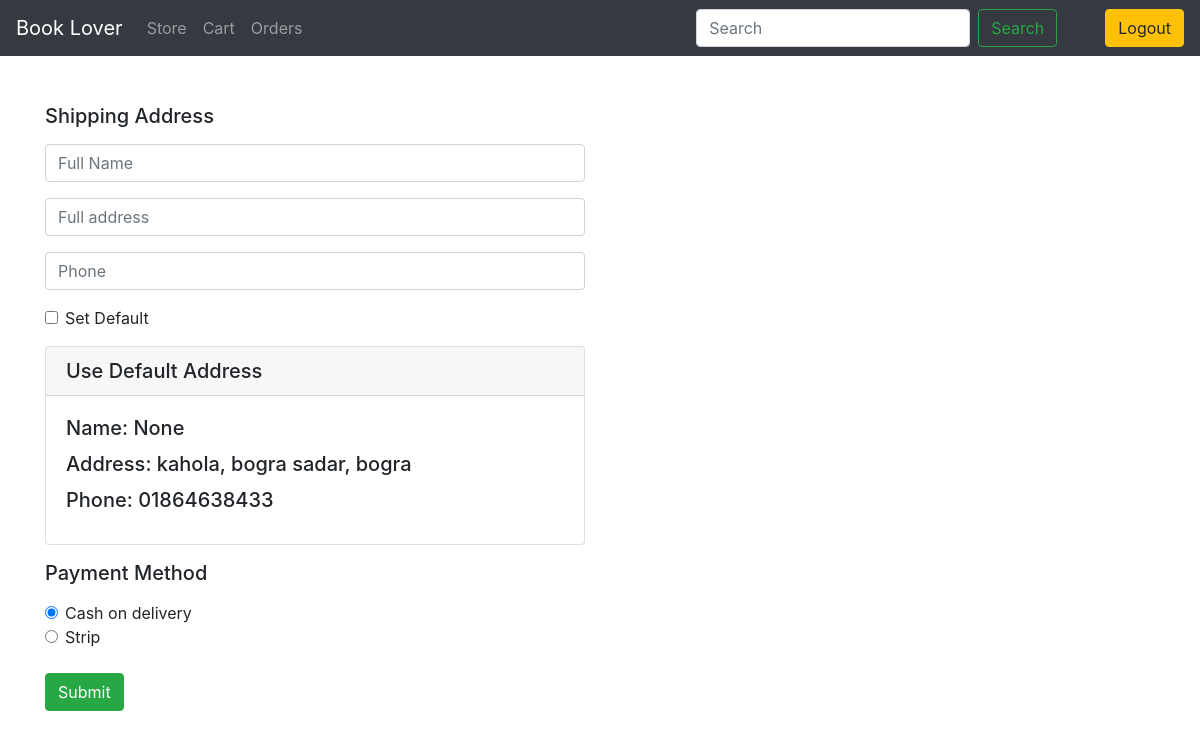
Page /checkout (signed in) on the committed database.
### store/models.py (models this page shows, shortened)
class Address(models.Model):
    user = models.ForeignKey(settings.AUTH_USER_MODEL,
                             on_delete=models.CASCADE)
    name = models.CharField(max_length=100, blank=True, null=True)
    full_address = models.CharField(max_length=100)
    phone = models.CharField(max_length=100)
    default = models.BooleanField(default=False)

### store/views.py (the view, shortened to what this page needs)
# urls.py: path('checkout', views.checkoutView, name='checkout'),
@login_required(login_url='login')
def checkoutView(request):
    default_address_get = Address.objects.filter(user=request.user, default=True).first()
    if default_address_get is None:
        default_address_get = 'False'
    context = {
        'default_address': default_address_get
    }
    return render(request, 'checkout.html', context)

### templates/checkout.html (shortened to what this page needs)
{% extends 'base.html' %}
{% block content %}
    <div class="row">
        <div class="col-lg-6">
            <form method="POST">
                <h5 class="mb-3">Shipping Address</h5>
                <input type="text" class="form-control mb-3" placeholder="Full Name" name="name">
                <input type="text" class="form-control mb-3" placeholder="Full address" name="full_address">
                <input type="text" class="form-control mb-3" placeholder="Phone" name="phone">
                <div class="form-check mb-3">
                    <input type="checkbox" class="form-check-input" name="default" id="flexCheckDefault">
                    <label class="form-check-label" for="flexCheckDefault">Set Default</label>
                </div>
                {% if default_address != 'False' %}
                    <div class="card mb-3">
                        <label for="default_shipping" class="mb-0"  style="cursor: pointer">
                          <h5 class="card-header">Use Default Address</h5>
                          <div class="card-body">
                            <h5 class="card-title">Name: {{ default_address.name }}</h5>
                            <h5 class="card-title">Address: {{ default_address.full_address }}</h5>
                            <h5 class="card-title">Phone: {{ default_address.phone }}</h5>
                          </div>
                        </label>
                    </div>
                {% endif%}
                <h5 class="mb-3">Payment Method</h5>
                <div class="form-check">
                  <input class="form-check-input" type="radio" name="payment_method" id="gridRadios1" value="COD" checked>
                  <label class="form-check-label" for="gridRadios1">
                    Cash on delivery
                  </label>
                </div>
                <div class="form-check mb-4">
                  <input class="form-check-input" type="radio" name="payment_method" id="gridRadios2" value="STRIP">
                  <label class="form-check-label" for="gridRadios2">
                    Strip
                  </label>
                </div>
                <button class="btn btn-success" type="submit">Submit</button>
            </form>
        </div>
    </div>
{% endblock content %}

### rows in the picture
Address: name "None", full_address "kahola, bogra sadar, bogra", phone "01864638433"
